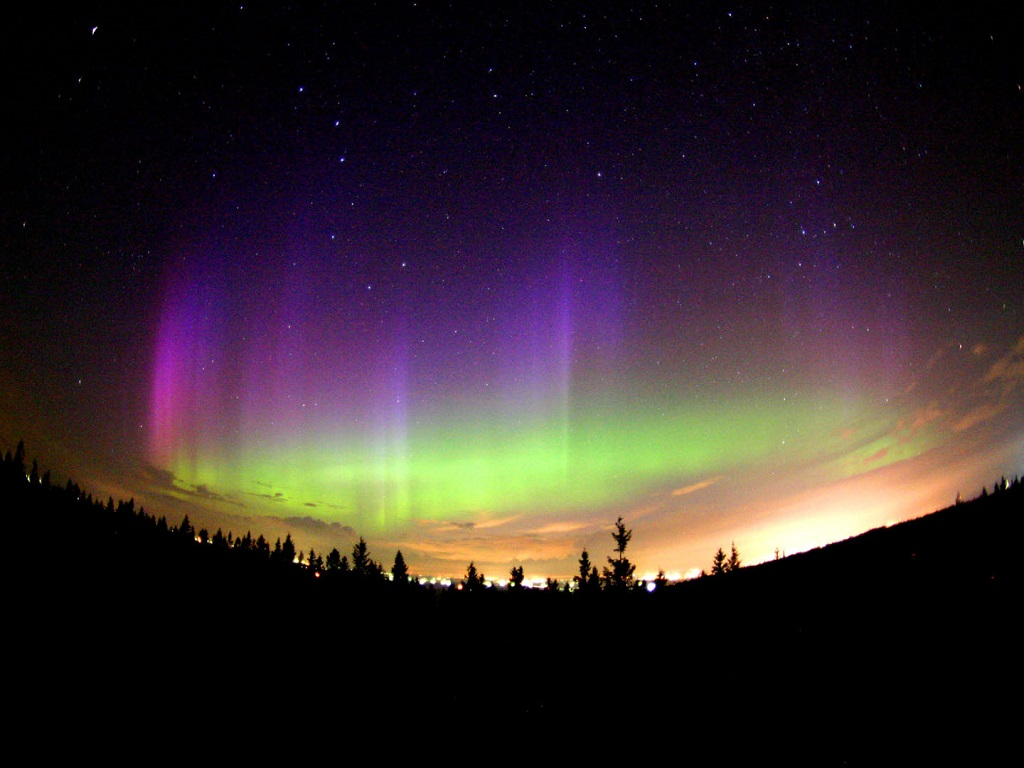
//> input picture mds/MDSVis/application.linux32/data/northern_lights_1024x768.jpg, 1024 x 768 px
$ ./onlyCanny ../../mds/MDSVis/application.linux32/data/northern_lights_1024x768.jpg   (built with g++ and OpenCV 4)
//> lines starting //> are read from the running program, lines starting //| are printed output that depends on the picture; after the words box and inside, x2 and y2 are one past the last pixel; in counts of white or black regions, pixels touching at a corner belong together
#include <cv.h>
#include <highgui.h>
#include <vector>

using namespace cv;
using namespace std;

vector<Point2f> pointSet;
double pointSpacing;

void addPointsFromSegment(Point2f source, Point2f target) {
	float distX = target.x - source.x;
	float distY = target.y - source.y;
	float dist = sqrt(distX*distX + distY*distY); // Euclidean distance between the source and target points of the segment
	if (dist > pointSpacing) {
		Point2f middle = Point2f((source.x + target.x)/2.0, (source.y + target.y)/2.0);
		pointSet.push_back(middle);
		addPointsFromSegment(source, middle);
		addPointsFromSegment(middle, target);
	}
}

int main( int argc, char** argv ) {

	Mat src;
	src = imread( argv[1], 1 );
//> src is the input picture: 768 rows x 1024 cols, CV_8UC3; mean B, G, R 41.9, 40, 50.9
	if( argc != 2 || !src.data ) {
	  printf( "No image data \n" );
	  return -1;
	}

	// Canny parameters
	const double threshold_low = 50.0;
	const double threshold_high = 150.0; // 2 or 3 times threshold_low is recommended
	const int apertureSize = 3; // Default
	const bool L2gradient = false; // Default

	// HoughLinesP parameters
	const double rho = 1.0; // 1 pixel, recommended
	const double theta = CV_PI/180.0; // 1 degree, recommended

	//core params
	const int threshold = 30; // Recommended = 80
	const double minLineLength = 10.0; // Recommended = 30, Default = 0 - most important param?
	const double maxLineGap = 2.0; // Recommended = 10, Default = 0
	pointSpacing = minLineLength * 2.0; // Extra parameter used in addPointsFromSegment

	// Sobel parameters
	int scale = 1;
	int delta = 0;

	// Create a copy of the source image in gray color space
	Mat gray_src;
	cvtColor(src, gray_src, CV_BGR2GRAY);
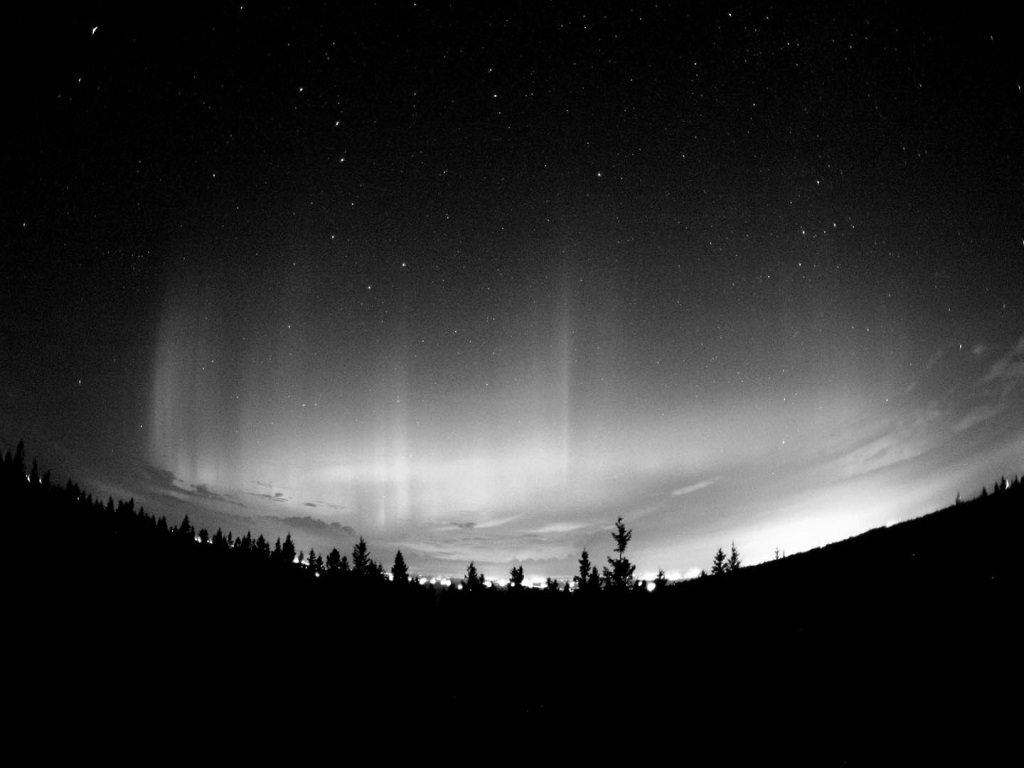
//> gray_src: 768 rows x 1024 cols, CV_8UC1; min 0, max 255, mean 43.5

	// Perform Canny edge detection
	Mat edges;
	Canny(src, edges, threshold_low, threshold_high, apertureSize, L2gradient);
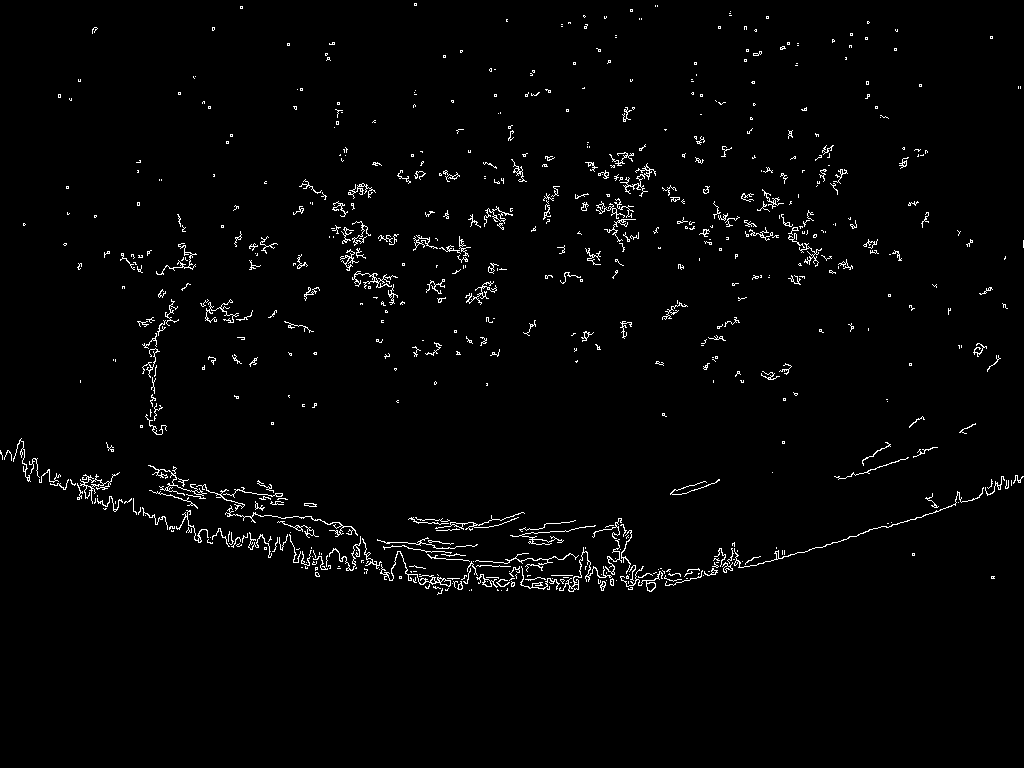
//> edges: 768 rows x 1024 cols, CV_8UC1; 1.9% white in thin lines or dots, all inside (x1, y1, x2, y2) = (0, 3, 1024, 595)

	/* Canny input alternatives
	// Option 1
	blur(gray_src, edges, Size(3,3));
	Canny(edges, edges, threshold_low, threshold_high, apertureSize, L2gradient);
	// Option 2
	Canny(gray_src, edges, threshold_low, threshold_high, apertureSize, L2gradient);
	*/

	// Find line segments in the outputed edges using the probabilistic Hough transform
	vector<Vec4i> lines;
	HoughLinesP(edges, lines, rho, theta, threshold, minLineLength, maxLineGap);
//> lines = 154 lines (x1, y1, x2, y2), first 8: [435, 520, 447, 521], [429, 556, 440, 558], [585, 566, 596, 568], [81, 485, 91, 487], [537, 577, 556, 581], [416, 549, 431, 552], [450, 522, 464, 524], [226, 500, 237, 502]

	// Draw in red the detected lines over the Canny's detected edges
	Mat bgr_edges;
	cvtColor(edges, bgr_edges, CV_GRAY2BGR);
	for (size_t i = 0; i < lines.size(); i++) {
		line(bgr_edges, Point(lines[i][0], lines[i][1]), Point(lines[i][2], lines[i][3]), Scalar(0,0,255), 2, 8);
	}
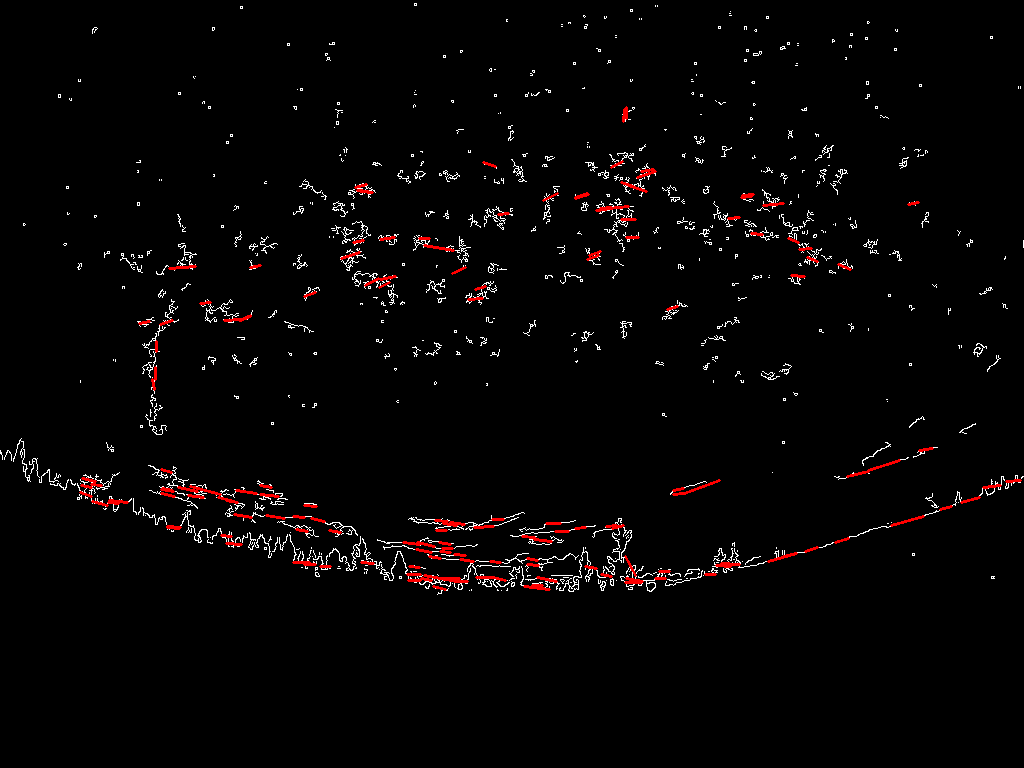
//> bgr_edges: 768 rows x 1024 cols, CV_8UC3; mean B, G, R 4.1, 4.1, 6.2

	// Create a reduced pointset from the lines
	for (size_t i = 0; i < lines.size(); i++) {
		Point2f source = Point2f(lines[i][0], lines[i][1]);
		Point2f target = Point2f(lines[i][2], lines[i][3]);
		// Add to the pointset the source and the target points of the segment
		pointSet.push_back(source);
		pointSet.push_back(target);
		// If the segment is not very small, addPointsFromSegment will add to the pointset some more points representing the segment
		addPointsFromSegment(source, target);
	}
//> this loop made 154 passes
//> (source, target, distX in addPointsFromSegment, distY in addPointsFromSegment, dist in addPointsFromSegment) on passes 1 to 3: (Point(435, 520), Point(447, 521), 12, 1, 12.04), (Point(429, 556), Point(440, 558), 11, 2, 11.18), (Point(585, 566), Point(596, 568), 11, 2, 11.18)
//> after the loop, pointSet = 322 Points (x, y), first 12: [435, 520], [447, 521], [429, 556], [440, 558], [585, 566], [596, 568], [81, 485], [91, 487], [537, 577], [556, 581], [416, 549], [431, 552]

	// Use Sobel operator to get X and Y partial intensity derivatives, then create matrix of gradient intensity
	Mat grad; // Gradient intensity
	int ddepth = CV_16S; // ?

	/// Generate grad_x and grad_y
	Mat grad_x, grad_y;
	Mat abs_grad_x, abs_grad_y;

	/// Gradient X
	Sobel(gray_src, grad_x, ddepth, 1, 0, 3, scale, delta, BORDER_DEFAULT);
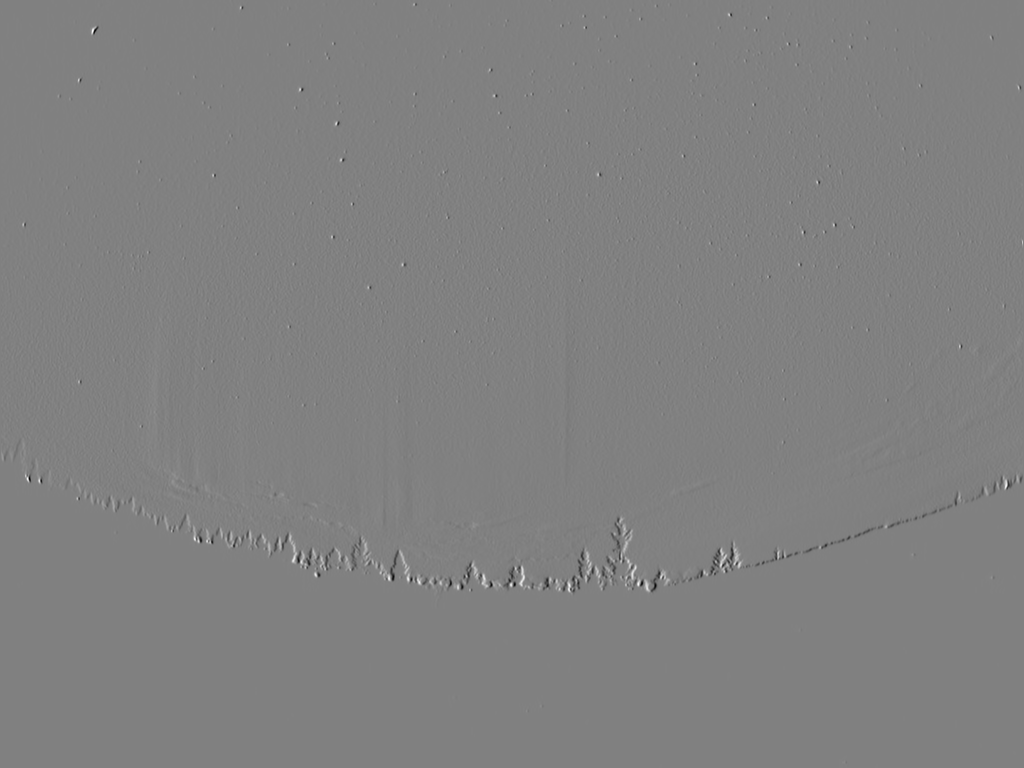
//> grad_x: 768 rows x 1024 cols, CV_16SC1; min -932, max 911, mean 0.1; drawn with min black and max white
	convertScaleAbs(grad_x, abs_grad_x );

	/// Gradient Y
	Sobel(gray_src, grad_y, ddepth, 0, 1, 3, scale, delta, BORDER_DEFAULT);
	convertScaleAbs(grad_y, abs_grad_y);

	/// Total Gradient (approximate)
	addWeighted(abs_grad_x, 0.5, abs_grad_y, 0.5, 0, grad);

	// Draw the source and target points of the detected segments
	Mat segmentPoints(src.rows, src.cols, bgr_edges.type());
	for (size_t i = 0; i < lines.size(); i++) {
		circle(segmentPoints, Point(lines[i][0], lines[i][1]), 1, Scalar(0,0,255), -1, 8, 0);
		circle(segmentPoints, Point(lines[i][2], lines[i][3]), 1, Scalar(0,0,255), -1, 8, 0);
	}
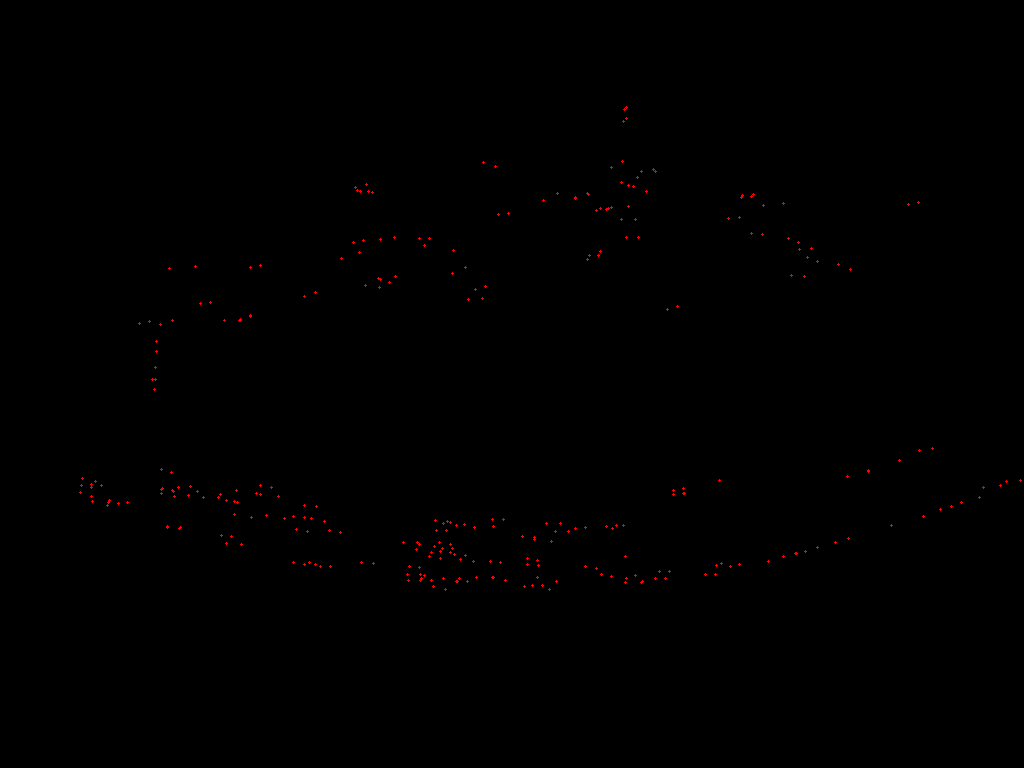
//> segmentPoints: 768 rows x 1024 cols, CV_8UC3; mean B, G, R 0, 0, 0.5

	// Draw the pointset with weights corresponding to the intensity from the gradient magnitude image
	Mat weighted_ps(src.rows, src.cols, grad.type());
	for (vector<Point2f>::iterator pointSetIter = pointSet.begin(); pointSetIter != pointSet.end(); ++pointSetIter) {
		int x = (int) (*pointSetIter).x;
		int y = (int) (*pointSetIter).y;
		Scalar pointIntensity = grad.at<uchar>(y, x);
		circle(weighted_ps, *pointSetIter, 1, pointIntensity, -1, 8, 0);
	}
//> this loop made 322 passes
//> (x, y, pointIntensity) on passes 1 to 3: (435, 520, Scalar(15)), (447, 521, Scalar(23)), (429, 556, Scalar(33))

	cout << pointSet.size() << endl ;
//| 322

	// Display source image
	namedWindow("Source", CV_WINDOW_AUTOSIZE);
	imshow("Source", src);

	// Display Canny edge detection result
	namedWindow("Canny Edge Detection", CV_WINDOW_AUTOSIZE);
	imshow("Canny Edge Detection", edges);

	// Display the detected lines using HoughLinesP
	namedWindow("Detected Lines", CV_WINDOW_AUTOSIZE);
	imshow("Detected Lines", bgr_edges);

	// Display gradient intensity image
	namedWindow("Intensity Gradient Magnitude", CV_WINDOW_AUTOSIZE);
	imshow("Intensity Gradient Magnitude", grad);

	// Display the source and target points of the detected segments
	namedWindow("Segment Points", CV_WINDOW_AUTOSIZE);
	imshow("Segment Points", segmentPoints);

	// Display weighted point set image
	namedWindow("Weighted Point Set", CV_WINDOW_AUTOSIZE);
	imshow("Weighted Point Set", weighted_ps);


	waitKey(0);
	return 0;
}
